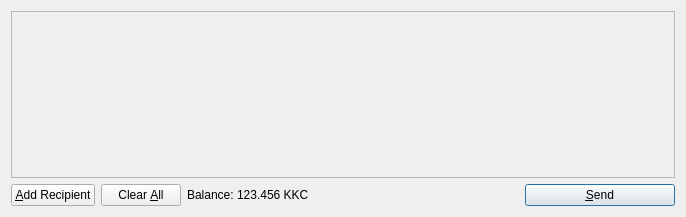
<?xml version="1.0" encoding="UTF-8"?>
<ui version="4.0">
 <class>SendCoinsDialog</class>
 <widget class="QDialog" name="SendCoinsDialog">
  <property name="geometry">
   <rect>
    <x>0</x>
    <y>0</y>
    <width>686</width>
    <height>217</height>
   </rect>
  </property>
  <property name="windowTitle">
   <string>Send Coins</string>
  </property>
  <layout class="QVBoxLayout" name="verticalLayout">
   <item>
    <widget class="QScrollArea" name="scrollArea">
     <property name="widgetResizable">
      <bool>true</bool>
     </property>
     <widget class="QWidget" name="scrollAreaWidgetContents">
      <property name="geometry">
       <rect>
        <x>0</x>
        <y>0</y>
        <width>666</width>
        <height>165</height>
       </rect>
      </property>
      <layout class="QVBoxLayout" name="verticalLayout_2">
       <property name="margin">
        <number>0</number>
       </property>
       <item>
        <layout class="QVBoxLayout" name="entries">
         <property name="spacing">
          <number>6</number>
         </property>
        </layout>
       </item>
       <item>
        <spacer name="verticalSpacer">
         <property name="orientation">
          <enum>Qt::Vertical</enum>
         </property>
         <property name="sizeHint" stdset="0">
          <size>
           <width>20</width>
           <height>40</height>
          </size>
         </property>
        </spacer>
       </item>
      </layout>
     </widget>
    </widget>
   </item>
   <item>
    <layout class="QHBoxLayout" name="horizontalLayout">
     <item>
      <widget class="QPushButton" name="addButton">
       <property name="toolTip">
        <string>Send to multiple recipients at once</string>
       </property>
       <property name="text">
        <string>&amp;Add Recipient</string>
       </property>
       <property name="icon">
        <iconset resource="../bitcoin.qrc">
         <normaloff>:/icons/add</normaloff>:/icons/add</iconset>
       </property>
       <property name="autoDefault">
        <bool>false</bool>
       </property>
      </widget>
     </item>
     <item>
      <widget class="QPushButton" name="clearButton">
       <property name="sizePolicy">
        <sizepolicy hsizetype="Minimum" vsizetype="Fixed">
         <horstretch>0</horstretch>
         <verstretch>0</verstretch>
        </sizepolicy>
       </property>
       <property name="toolTip">
        <string>Remove all transaction fields</string>
       </property>
       <property name="text">
        <string>Clear &amp;All</string>
       </property>
       <property name="icon">
        <iconset resource="../bitcoin.qrc">
         <normaloff>:/icons/remove</normaloff>:/icons/remove</iconset>
       </property>
       <property name="autoRepeatDelay">
        <number>300</number>
       </property>
       <property name="autoDefault">
        <bool>false</bool>
       </property>
      </widget>
     </item>
     <item>
      <layout class="QHBoxLayout" name="horizontalLayout_2">
       <property name="spacing">
        <number>3</number>
       </property>
       <item>
        <widget class="QLabel" name="label">
         <property name="text">
          <string>Balance:</string>
         </property>
        </widget>
       </item>
       <item>
        <widget class="QLabel" name="labelBalance">
         <property name="cursor">
          <cursorShape>IBeamCursor</cursorShape>
         </property>
         <property name="text">
          <string>123.456 KKC</string>
         </property>
         <property name="textInteractionFlags">
          <set>Qt::LinksAccessibleByMouse|Qt::TextSelectableByKeyboard|Qt::TextSelectableByMouse</set>
         </property>
        </widget>
       </item>
      </layout>
     </item>
     <item>
      <spacer name="horizontalSpacer">
       <property name="orientation">
        <enum>Qt::Horizontal</enum>
       </property>
       <property name="sizeHint" stdset="0">
        <size>
         <width>40</width>
         <height>20</height>
        </size>
       </property>
      </spacer>
     </item>
     <item>
      <widget class="QPushButton" name="sendButton">
       <property name="minimumSize">
        <size>
         <width>150</width>
         <height>0</height>
        </size>
       </property>
       <property name="toolTip">
        <string>Confirm the send action</string>
       </property>
       <property name="text">
        <string>&amp;Send</string>
       </property>
       <property name="icon">
        <iconset resource="../bitcoin.qrc">
         <normaloff>:/icons/send</normaloff>:/icons/send</iconset>
       </property>
       <property name="default">
        <bool>true</bool>
       </property>
      </widget>
     </item>
    </layout>
   </item>
  </layout>
 </widget>
 <resources>
  <include location="../bitcoin.qrc"/>
 </resources>
 <connections/>
</ui>
